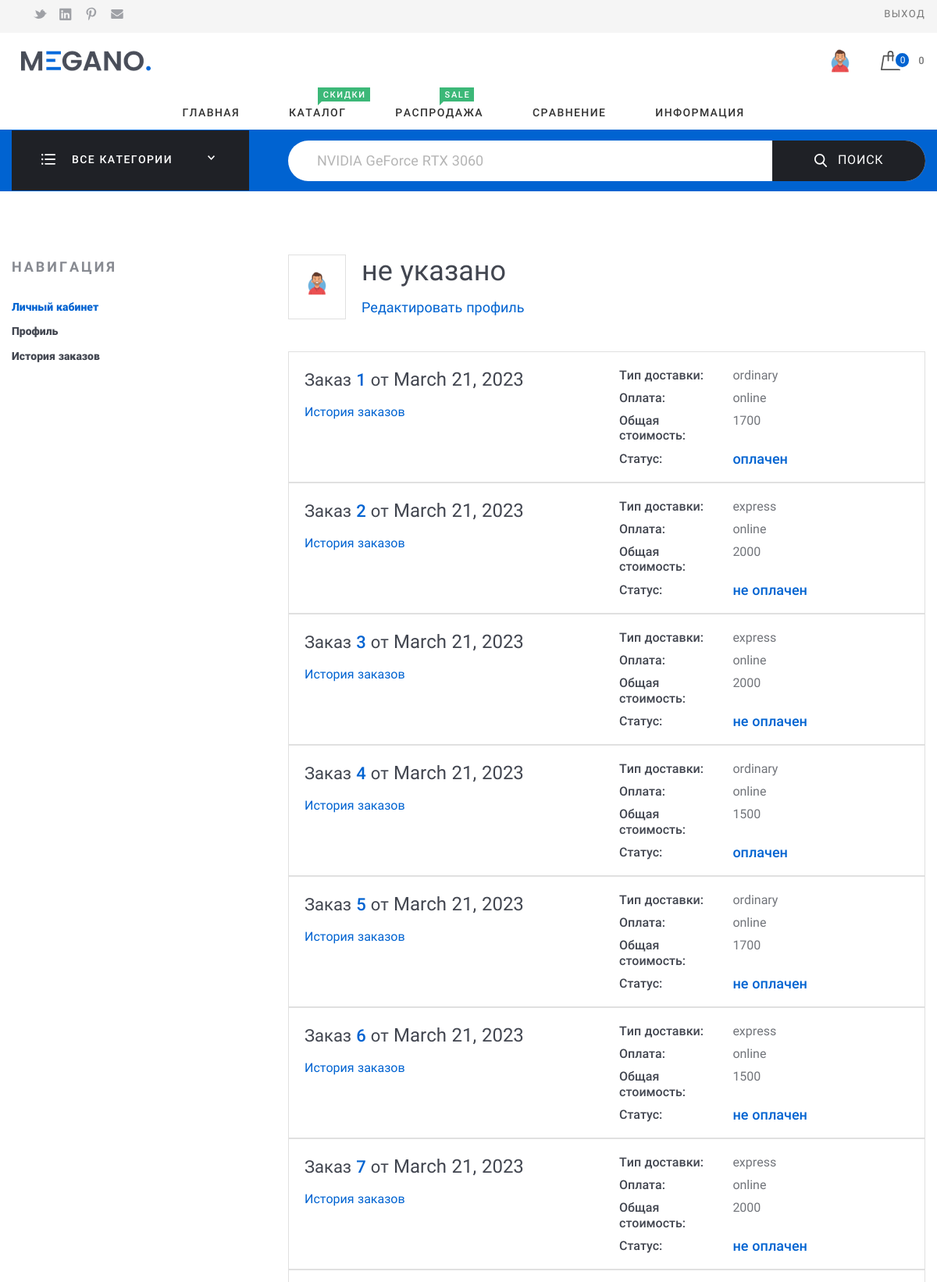
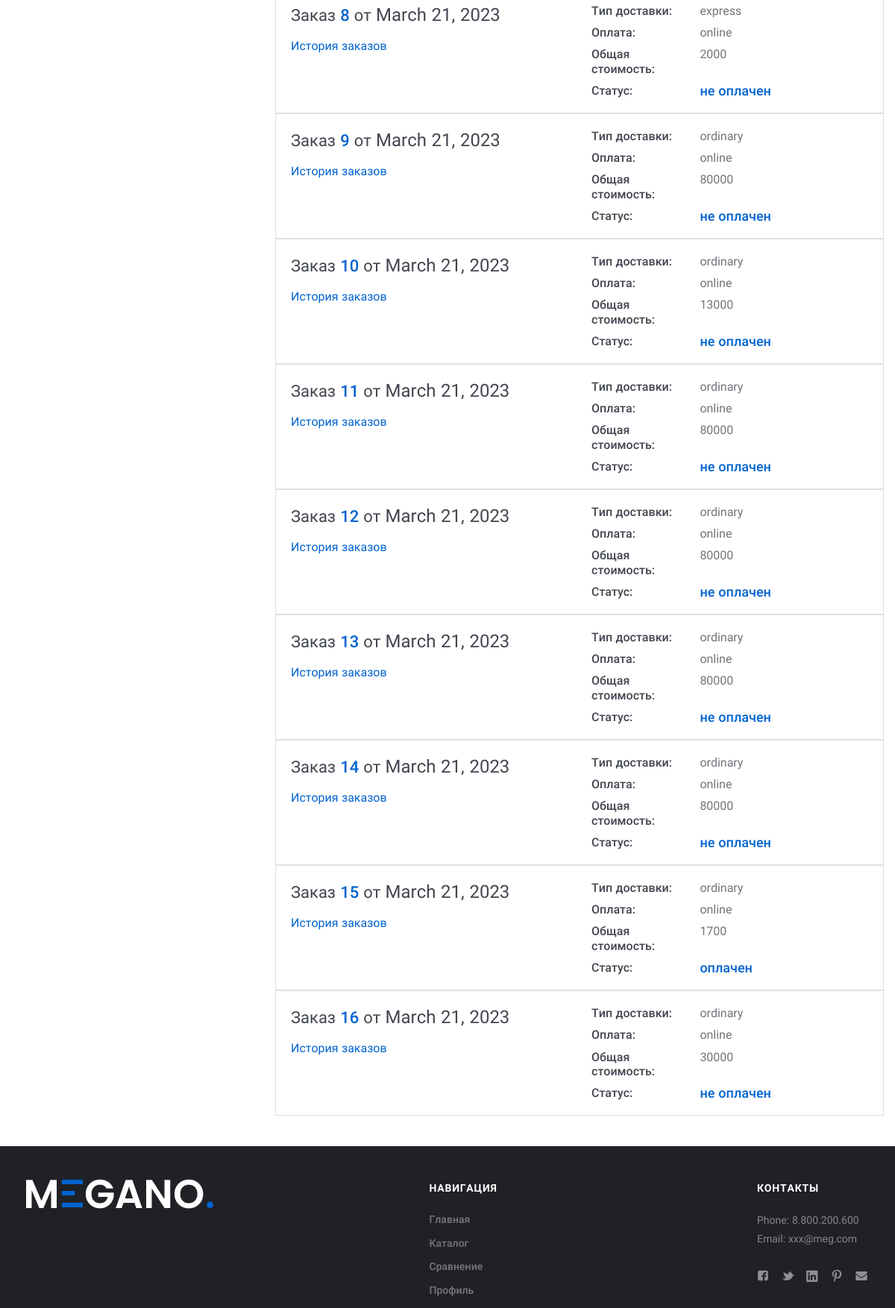
The app's page /user_office/1/ (signed in) with its own data (2 pictures, top to bottom).
### my_store_app/models.py (models this page shows, shortened)
class Profile(models.Model):
    def validate_image(fieldfile_obj):
        """Валидация размера изображения при загрузке аватара пользователя"""
        file_size = fieldfile_obj.file.size
        megabyte_limit = 2.0
        if file_size > megabyte_limit * 1024 * 1024:
            raise ValidationError("Максимальный размер файла {}MB".format(str(megabyte_limit)))
    user = models.OneToOneField(User, unique=True, on_delete=models.CASCADE, related_name='profile')
    username = models.CharField(default='No name', max_length=50,
                                verbose_name='username', blank=True, null=True)
    full_name = models.CharField(default='не указано', max_length=50, verbose_name='ФИО пользователя', blank=True)
    phone = models.CharField(default='Не указано', max_length=30, verbose_name='номер телефона', blank=True, null=True,
                             unique=True)
    email = models.EmailField(verbose_name='email пользователя', blank=True, unique=True)
    avatar = models.ImageField(upload_to='static/', default='static/non.png', null=True,
                               validators=[validate_image])
    class Meta:
        verbose_name = 'Профиль'
        verbose_name_plural = 'Профили пользователей'

class OrderHistory(models.Model):
    user_order = models.ForeignKey(Profile, on_delete=models.CASCADE, verbose_name='пользователь', null=True)
    product = models.ManyToManyField('Product', related_name='order_product', through='OrderEnrollment')
    payment_date = models.DateField(auto_now_add=True)
    delivery_type = models.TextField(max_length=30, default='не указан', verbose_name='способ доставки')
    payment_type = models.TextField(max_length=30, default='не указан', verbose_name='способ оплаты')
    total_cost = models.IntegerField(default=0, verbose_name='общая стоимость заказа')
    status = models.TextField(max_length=30, default='не оплачен', verbose_name='статус оплаты')
    city = models.TextField(max_length=30, default='не указан', verbose_name='город доставки')
    address = models.TextField(max_length=30, default='не указан', verbose_name='адрес доставки')
    class Meta:
        verbose_name = 'История покупок'
        verbose_name_plural = 'Истории покупок'

### my_store_app/views/office.py (the view)
# urls.py: path('user_office/<int:pk>/', UserOfficeView.as_view(), name='user_office'),
class UserOfficeView(DetailView):
    model = Profile
    template_name = 'account.html'
    def get_context_data(self, **kwargs):
        context = super(UserOfficeView, self).get_context_data(**kwargs)
        result = base(self.request)
        history_order = OrderHistory.objects.filter(user_order_id=self.request.user.id)
        context['categories'] = result[0]
        context['basket_product_count'] = result[2]
        context['total'] = result[3]
        context['history_order'] = history_order
        context['avatar'] = avatar(self.request)
        return context

### my_store_app/views/base.py (called while the page is built)
def base(request):
    base_item = []
    categories = CategoryProduct.objects.all()
    if request.user.is_anonymous:
        if len(AnonymousBasket.objects.filter(username_token=request.COOKIES.get('csrftoken'))) == 0:
            AnonymousBasket.objects.create(username_token=request.COOKIES.get('csrftoken'))
        enroll = AnonymousEnrollment.objects.filter(basket_id=AnonymousBasket.objects.
                                                    get(username_token=request.COOKIES.get('csrftoken')).id)
    else:
        enroll = Enrollment.objects.filter(basket_id=Basket.objects.get(username_id=request.user.id).id)
    basket_product_count = len(enroll)
    total = 0
    for price in enroll:
        total += (price.product.price * price.product_count)
    base_item.extend((categories, enroll, basket_product_count, total))
    return base_item

def avatar(request):
    try:
        profile_image = Profile.objects.get(id=request.user.id).avatar
    except ObjectDoesNotExist:
        profile_image = None
    return profile_image

### my_store_app/templates/account.html
{% extends "base.html" %}
{% load static %}
{% block content %}
    <div class="Middle Middle_top">
        <div class="Section Section_column Section_columnLeft">
            <div class="wrap">
                <div class="Section-column">
                    <div class="Section-columnSection">
                        <header class="Section-header">
                            <strong class="Section-title">Навигация
                            </strong>
                        </header>
                        <div class="Section-columnContent">
                            <div class="NavigateProfile">
                                <ul class="menu menu_vt">
                                    <li class="menu-item_ACTIVE menu-item"><a class="menu-link" href="/user_office/{{user.id}}/">Личный кабинет</a>
                                    </li>
                                    <li class="menu-item"><a class="menu-link" href="/account/{{user.id}}/">Профиль</a>
                                    </li>
                                    <li class="menu-item"><a class="menu-link" href="/history/">История заказов</a>
                                    </li>
                                </ul>
                            </div>
                        </div>
                    </div>
                </div>
                <div class="Section-content">
                    <div class="Account">
                        <div class="Account-group">
                            <div class="Account-column">
                                <div class="Account-avatar"><img src="{{object.avatar.url}}">
                                </div>
                            </div>
                            <div class="Account-column">
                                <div class="Account-name">{{object.full_name}}
                                </div><a class="Account-editLink" href="/account/{{user.id}}/">Редактировать профиль</a>
                            </div>
                        </div>
                        <div class="Account-group">
                            <div class="Account-column Account-column_full">
                                {% for order in history_order %}
                                <div class="Order Order_anons">
                                    <div class="Order-personal">
                                        <div class="row">
                                            <div class="row-block"><a class="Order-title" href="/oneorder/{{order.id}}/">Заказ&#32;<span class="Order-numberOrder">{{order.id}}</span>&#32;от&#32;<span class="Order-dateOrder">{{order.payment_date}}</span></a>
                                                <div class="Account-editLink"><a href="/history/">История заказов</a>
                                                </div>
                                            </div>
                                            <div class="row-block">
                                                <div class="Order-info Order-info_delivery">
                                                    <div class="Order-infoType">Тип доставки:
                                                    </div>
                                                    <div class="Order-infoContent">{{order.delivery_type}}
                                                    </div>
                                                </div>
                                                <div class="Order-info Order-info_pay">
                                                    <div class="Order-infoType">Оплата:
                                                    </div>
                                                    <div class="Order-infoContent">{{order.payment_type}}
                                                    </div>
                                                </div>
                                                <div class="Order-info">
                                                    <div class="Order-infoType">Общая стоимость:
                                                    </div>
                                                    <div class="Order-infoContent">{{order.total_cost}}
                                                    </div>
                                                </div>
                                                <div class="Order-info Order-info_status">
                                                    <div class="Order-infoType">Статус:
                                                    </div>
                                                    <div class="Order-infoContent">{{order.status}}
                                                    </div>
                                                </div>
                                            </div>
                                        </div>
                                    </div>
                                </div>
                                {% endfor %}
                            </div>
                        </div>
                    </div>
                </div>
            </div>
        </div>
    </div>
{% endblock content %}

### my_store_app/static/assets/css/basic.css (style rules this page uses)
html { font-family: sans-serif; -ms-text-size-adjust: 100%; -webkit-text-size-adjust: 100%; }
body { margin: 0; }
article, aside, details, figcaption, figure, footer, header, main, menu, nav, section, summary { display: block; }
a { background-color: transparent; -webkit-text-decoration-skip: objects; }
b, strong { font-weight: inherit; }
b, strong { font-weight: bolder; }
img { border-style: none; }
.menu { width: 100%; position: relative; line-height: 1.2em; margin: 0; padding: 0; display: block; font-weight: bold; }
.menu:before, .menu:after { content: ""; display: table; }
.menu:after { clear: both; }
.menu ul, .menu li { list-style: none; padding: 0; margin: 0; }
.menu ul:after, .menu li:after { display: none; }
.menu_vt { visibility: visible; }
.menu_vt .menu-item { display: block; font-weight: 800; font-size: 14px; line-height: 1.2em; }
.menu_vt .menu-item_ACTIVE a, .menu_vt .menu-item_trigger a { color: #0063d1; cursor: default; }
.menu_vt .menu-item + .menu-item { margin-top: 10px; }
.menu_vt .menu-link { color: #424650; border: none; position: relative; display: inline-block; padding-left: 0px; padding-right: 0px; padding-bottom: 5px; }
.menu_vt .menu-link:after { content: ''; height: 2px; left: 50%; bottom: 0; right: 50%; background: #0063d1; z-index: -1; position: absolute; transition: left 400ms cubic-bezier(0.215, 0.61, 0.355, 1), right 400ms cubic-bezier(0.215, 0.61, 0.355, 1); }
.row { width: 100%; display: flex; justify-content: space-between; flex: 0 0 100%; }
.row:before, .row:after { content: ""; display: table; }
.row:after { clear: both; }
.row-block { display: block; flex-grow: 0; width: 100%; }
.row-block + .row-block { margin-left: 2rem; }
html { height: 100%; width: 100%; display: block; font-family: Roboto, Verdana, Arial, "Helvetica CY", Helvetica, "Nimbus Sans L", sans-serif; }
body { min-height: 100%; font-size: 16px; color: #424650; line-height: 1.3em; text-align: left; position: relative; min-width: 320px; background: #fff; display: flex; flex-direction: column; }
* { box-sizing: border-box; }
a { text-decoration: none; color: #0063d1; border-bottom: 1px solid #84beff; border-bottom: 1px solid rgba(0, 99, 209, 0); padding-bottom: 0; cursor: pointer; }
ul { margin: 20px 0; padding: 0 0 0 8px; list-style: none; line-height: 1.5em; }
ul li { position: relative; list-style: none; }
ul li:after { content: ' '; width: 4px; height: 4px; position: absolute; top: 10px; left: -8px; border-radius: 10px; }
.wrap { padding: 0 15px; max-width: 1630px; min-width: 320px; width: 100%; box-sizing: border-box; margin: 0 auto; position: relative; }

### records on screen
Profile: avatar (picture), full_name "не указано"
OrderHistory: id "1", payment_date "March 21, 2023", delivery_type "ordinary", payment_type "online", total_cost "1700", status "оплачен"
OrderHistory: id "2", payment_date "March 21, 2023", delivery_type "express", payment_type "online", total_cost "2000", status "не оплачен"
OrderHistory: id "3", payment_date "March 21, 2023", delivery_type "express", payment_type "online", total_cost "2000", status "не оплачен"
OrderHistory: id "4", payment_date "March 21, 2023", delivery_type "ordinary", payment_type "online", total_cost "1500", status "оплачен"
OrderHistory: id "5", payment_date "March 21, 2023", delivery_type "ordinary", payment_type "online", total_cost "1700", status "не оплачен"
OrderHistory: id "6", payment_date "March 21, 2023", delivery_type "express", payment_type "online", total_cost "1500", status "не оплачен"
OrderHistory: id "7", payment_date "March 21, 2023", delivery_type "express", payment_type "online", total_cost "2000", status "не оплачен"
OrderHistory: id "8", payment_date "March 21, 2023", delivery_type "express", payment_type "online", total_cost "2000", status "не оплачен"
OrderHistory: id "9", payment_date "March 21, 2023", delivery_type "ordinary", payment_type "online", total_cost "80000", status "не оплачен"
OrderHistory: id "10", payment_date "March 21, 2023", delivery_type "ordinary", payment_type "online", total_cost "13000", status "не оплачен"
OrderHistory: id "11", payment_date "March 21, 2023", delivery_type "ordinary", payment_type "online", total_cost "80000", status "не оплачен"
OrderHistory: id "12", payment_date "March 21, 2023", delivery_type "ordinary", payment_type "online", total_cost "80000", status "не оплачен"
OrderHistory: id "13", payment_date "March 21, 2023", delivery_type "ordinary", payment_type "online", total_cost "80000", status "не оплачен"
OrderHistory: id "14", payment_date "March 21, 2023", delivery_type "ordinary", payment_type "online", total_cost "80000", status "не оплачен"
OrderHistory: id "15", payment_date "March 21, 2023", delivery_type "ordinary", payment_type "online", total_cost "1700", status "оплачен"
OrderHistory: id "16", payment_date "March 21, 2023", delivery_type "ordinary", payment_type "online", total_cost "30000", status "не оплачен"

### other values on screen
{{ basket_product_count }} "0"
{{ total }} "0"
